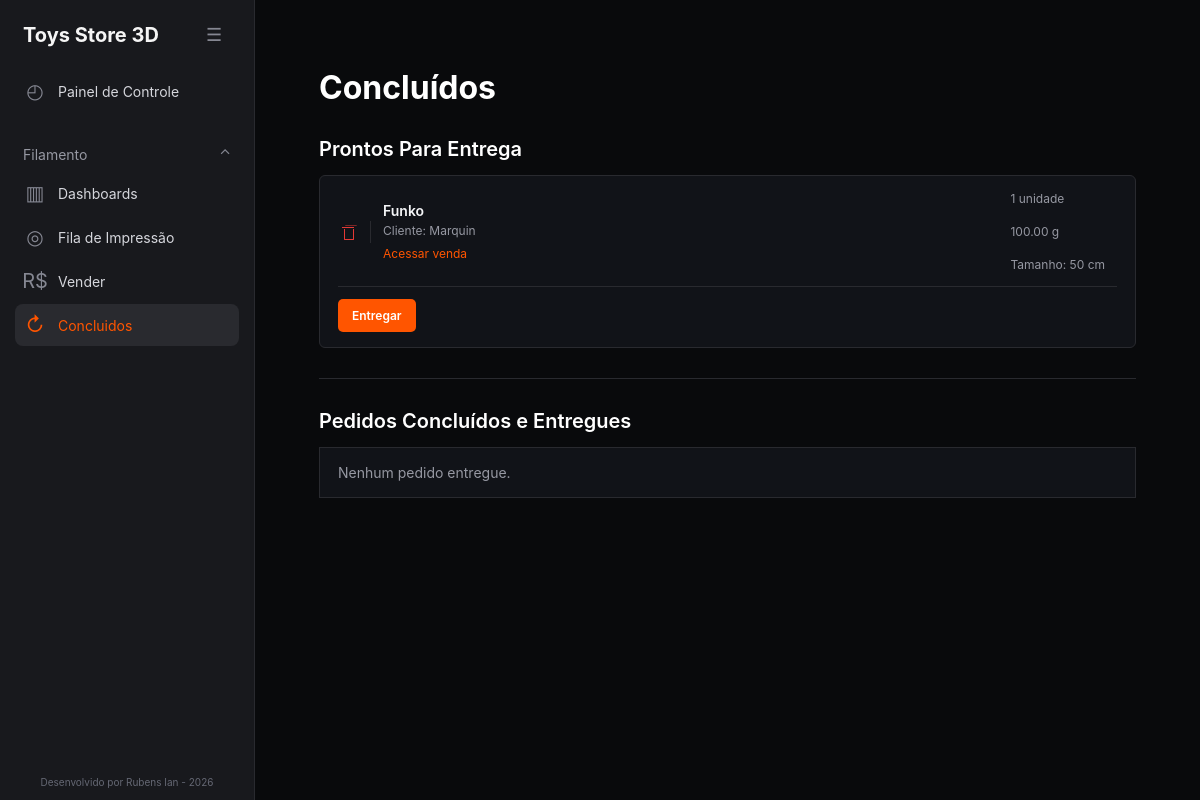
/filamento/concluido/ (signed in), run on an earlier commit of the app's database.
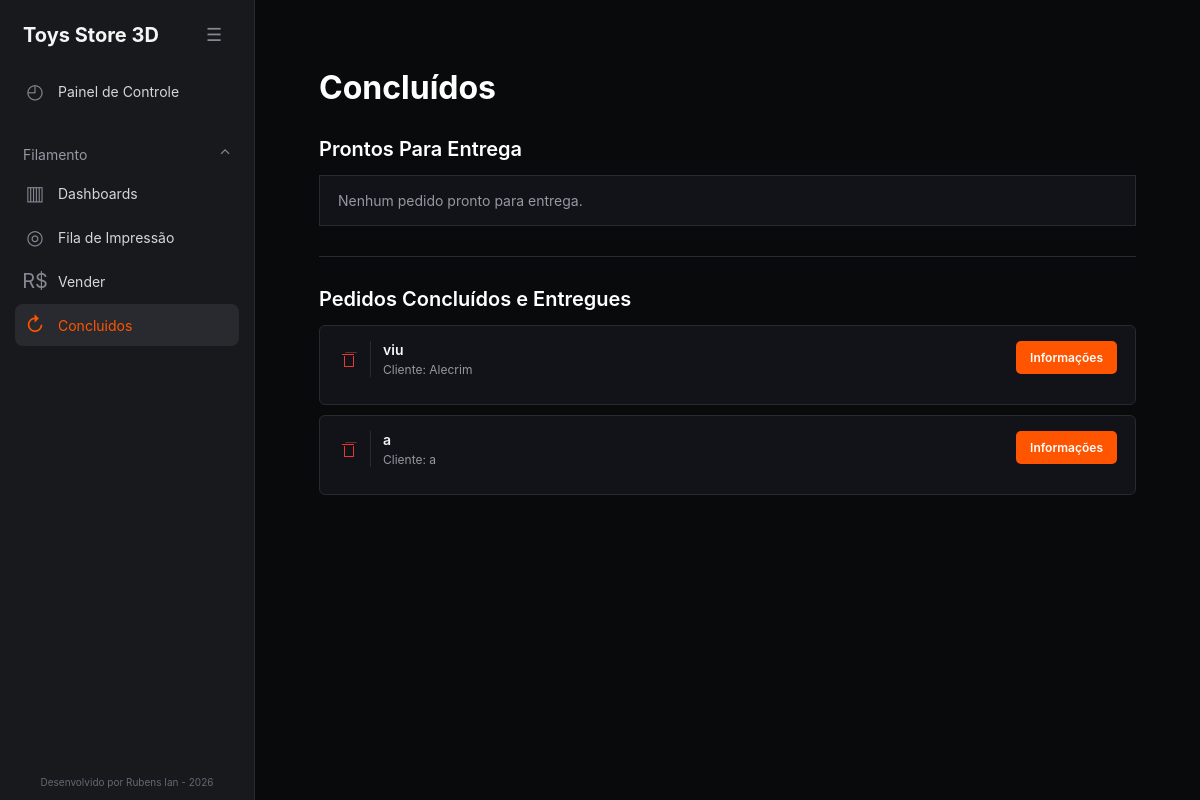
And on a later commit of the database.
### gestaofilamento/models.py (models this page shows, shortened)
class Venda(models.Model):
    FILA_CHOICES = [
        ('espera', 'Espera'),
        ('executando', 'Executando'),
        ('pronto', 'Pronto'),
        ('entregue', 'Entregue'),
    ]
    PAGAMENTO_CHOICES = [
        ('pix', 'PIX'),
        ('dinheiro', 'Dinheiro'),
        ('cartao_credito', 'Cartão de Crédito'),
        ('cartao_debito', 'Cartão de Débito'),
        ('pendente', 'Pendente'),
    ]
    STATUS_CHOICES = [
        ('aberto', 'Aberto'),
        ('pago', 'Pago'),
        ('cancelado', 'Cancelado'),
    ]
    id = models.AutoField(primary_key=True)
    cliente = models.CharField(max_length=150)
    produto = models.CharField(max_length=200)
    quantidade = models.PositiveIntegerField(default=1)
    peso = models.DecimalField(
        max_digits=10,
        decimal_places=2,
        default=0
    )
    link = models.URLField(blank=True, null=True)
    tamanho = models.CharField(max_length=100, blank=True, null=True)
    custo = models.DecimalField(
        max_digits=10,
        decimal_places=2,
        default=0
    )
    valor = models.DecimalField(
        max_digits=10,
        decimal_places=2,
        default=0
    )
    valor_esperado = models.DecimalField(
        max_digits=10,
        decimal_places=2,
        default=0
    )
    lucro = models.DecimalField(
        max_digits=10,
        decimal_places=2,
        default=0
    )
    lucro_percentual = models.DecimalField(
        max_digits=10,
        decimal_places=2,
        default=0
    )
    fila = models.CharField(
        max_length=20,
        choices=FILA_CHOICES,
        default='espera'
    )
    pagamento = models.CharField(
        max_length=30,
        choices=PAGAMENTO_CHOICES,
        default='pendente'
    )
    status = models.CharField(
        max_length=20,
        choices=STATUS_CHOICES,
        default='aberto'
    )
    data = models.DateTimeField(auto_now_add=True)
    observacao = models.TextField(blank=True, null=True)

### gestaofilamento/views.py (the view, shortened to what this page needs)
# urls.py: path("concluido/", views.concluido, name="concluido"),
@login_required
def concluido(request):
    vendas_concluidas = Venda.objects.filter(fila='pronto').order_by('-data')
    vendas_entregues = Venda.objects.filter(fila='entregue').order_by('-data')
    return render(request, 'filamento/concluidos.html', {
        'vendas_concluidas': vendas_concluidas,
        'vendas_entregues': vendas_entregues,
    })

### templates/filamento/concluidos.html (shortened to what this page needs)
<!DOCTYPE html>
{% load static %}
<html lang="pt-br">
<head>
    <link rel="stylesheet" href="{% static 'css/filamento/fila.css' %}">
</head>
<body>
    {% include "utilitys/sidebar.html" %}
    <main class="page-content">
        {% block content %}
        <section class="fila-pagina">
            <h1>Concluídos</h1>
            <section class="fila-secao">
                <h2>Prontos Para Entrega</h2>
                <div class="fila-itens">
                    {% for venda in vendas_concluidas %}
                    <article class="fila-item fila-item-entregue">
                        <form class="fila-form-excluir" method="post">
                            <button class="fila-botao-excluir" type="submit" aria-label="Excluir venda" title="Excluir venda"></button>
                        </form>
                        <div>
                            <strong>{{ venda.produto }}</strong>
                            <span>Cliente: {{ venda.cliente }}</span>
                            {% if venda.link %}
                            <a class="fila-link-venda" href="{{ venda.link }}" target="_blank" rel="noopener noreferrer">Acessar venda</a>
                            {% endif %}
                        </div>
                        <div class="fila-detalhes">
                            <span>{{ venda.quantidade }} unidade{{ venda.quantidade|pluralize }}</span>
                            <span>{{ venda.peso }} g</span>
                            {% if venda.tamanho %}
                            <span>Tamanho: {% if venda.tamanho == '0' or venda.tamanho == '0.0' or venda.tamanho == '0.00' %}Padrão{% elif 'cm' in venda.tamanho|lower %}{{ venda.tamanho }}{% else %}{{ venda.tamanho }} cm{% endif %}</span>
                            {% endif %}
                        </div>
                        <details class="fila-entrega">
                            <summary aria-label="Abrir ou fechar entrega">Entregar</summary>
                        </details>
                    </article>
                    {% empty %}
                    <p class="fila-vazia">Nenhum pedido pronto para entrega.</p>
                    {% endfor %}
                </div>
            </section>
            <div class="fila-separador"></div>
            <section class="fila-secao">
                <h2>Pedidos Concluídos e Entregues</h2>
                <div class="fila-itens">
                    {% for venda in vendas_entregues %}
                    <article class="fila-item">
                        <form class="fila-form-excluir" method="post">
                            <button class="fila-botao-excluir" type="submit" aria-label="Excluir venda" title="Excluir venda"></button>
                        </form>
                        <div class="fila-item-cabecalho">
                            <div>
                                <strong>{{ venda.produto }}</strong>
                                <span>Cliente: {{ venda.cliente }}</span>
                            </div>
                        </div>
                        <details class="fila-informacoes">
                            <summary aria-label="Abrir ou fechar informações">Informações</summary>
                        </details>
                    </article>
                    {% empty %}
                    <p class="fila-vazia">Nenhum pedido entregue.</p>
                    {% endfor %}
                </div>
            </section>
        </section>
        {% endblock %}
    </main>
</body>
</html>

What changed in the data, as far as the page shows it:
removed Venda: produto "Funko", cliente "Marquin", quantidade "1", peso "100.00", tamanho "50", shown under "Prontos Para Entrega"
added Venda: produto "viu", cliente "Alecrim", shown under "Pedidos Concluídos e Entregues"
now on this page (row edited): Venda: produto "a", cliente "a", shown under "Pedidos Concluídos e Entregues"
Also different on the page:
text no longer shown: "Nenhum pedido entregue."
text now shown: "Nenhum pedido pronto para entrega."
